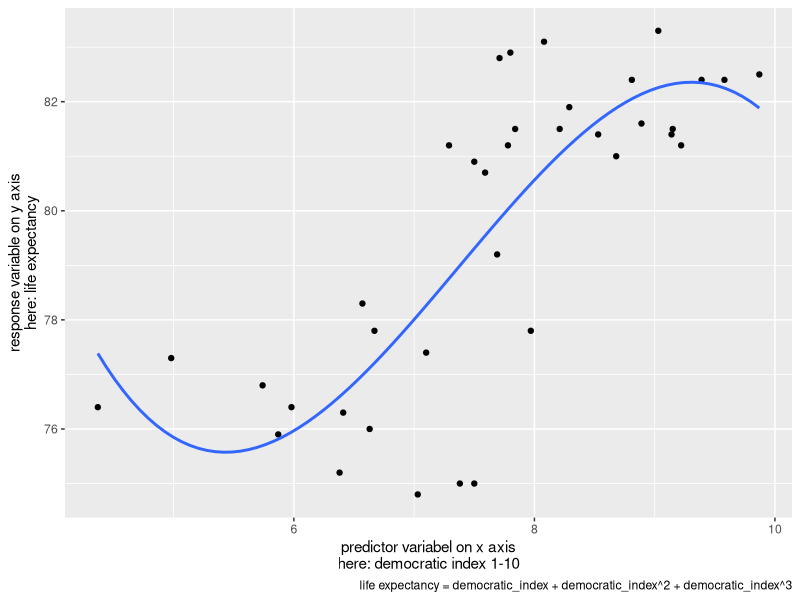
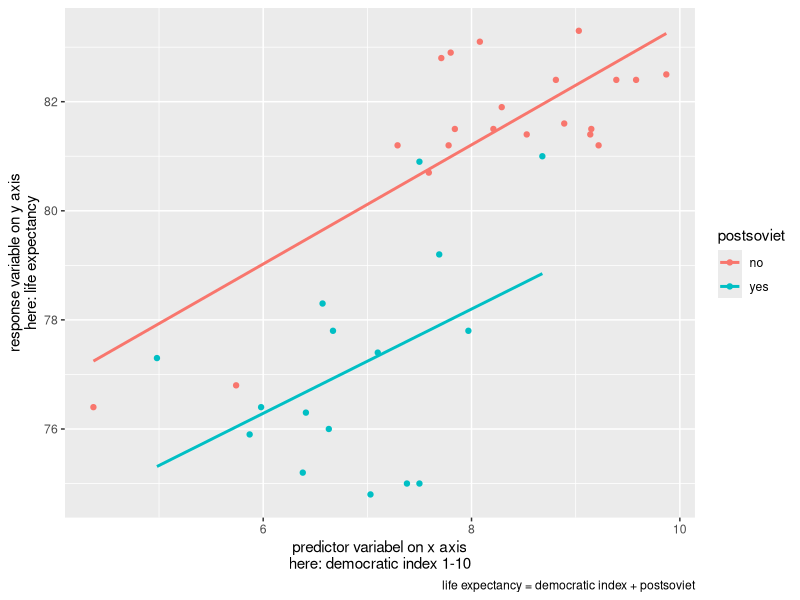
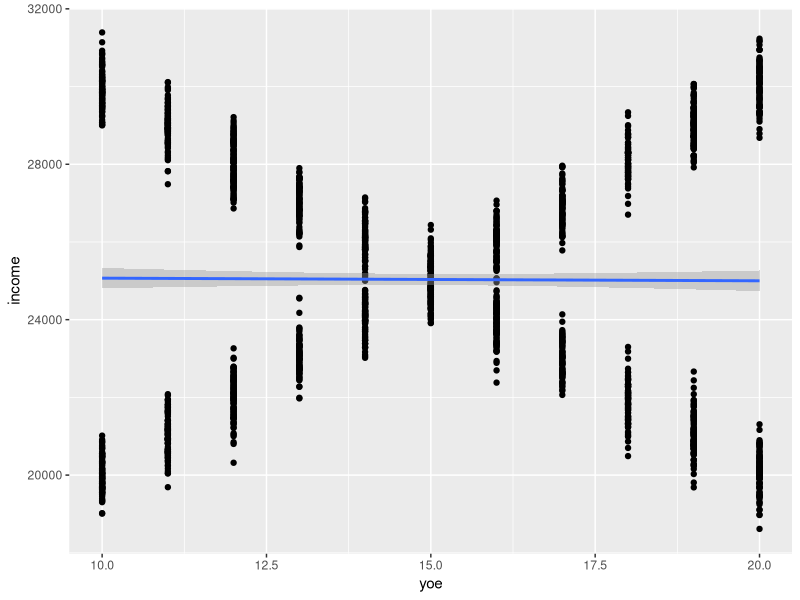
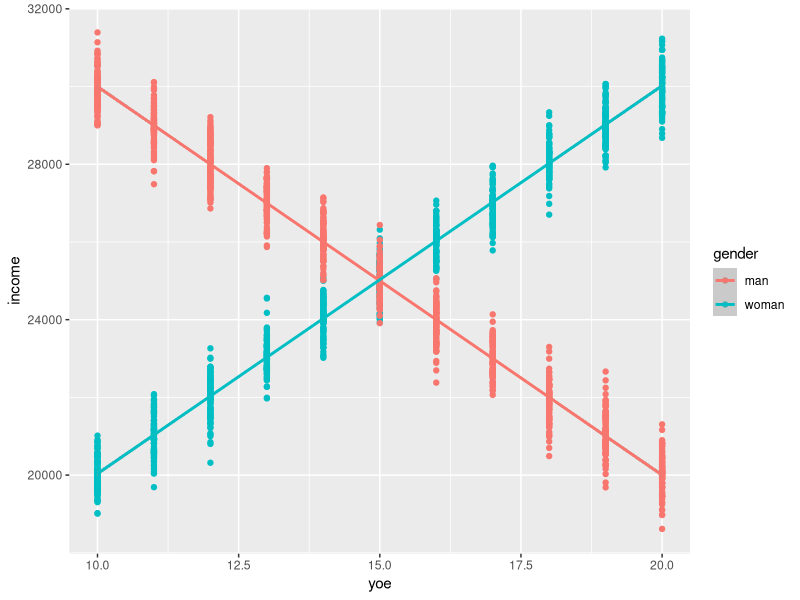

Write R code to recreate these figures, in order.
## ---- chunk 1
knitr::opts_chunk$set(echo = TRUE, warning = FALSE, message = FALSE)

## ---- chunk 2
library(tidyverse)
library(patchwork)
library(here)


countries <- read.csv(here("data", "countries.csv"))
## ---- chunk 3

countries %>%
  ggplot(aes(x= dem_index, y = life_exp)) +
  geom_point()+
  geom_smooth(method = "lm", se = FALSE, formula = y ~ poly(x,3)) +
  labs(x = "predictor variabel on x axis\nhere: democratic index 1-10",
       y = "response variable on y axis\nhere: life expectancy",
       caption = "life expectancy = democratic_index + democratic_index^2 + democratic_index^3")
## ---- chunk 4

countries %>%
  ggplot(aes(x= dem_index, y = life_exp, color = postsoviet)) +
  geom_point()+
  geom_smooth(method = "lm", se = FALSE, formula = y ~ x) +
  labs(x = "predictor variabel on x axis\nhere: democratic index 1-10",
       y = "response variable on y axis\nhere: life expectancy",
       caption = "life expectancy = democratic index + postsoviet")

## ---- chunk 5

fit1 <- lm(life_exp ~ dem_index + uni_prc, data = countries)
summary (fit1)
## ---- chunk 6

fit2 <- lm(scale(life_exp) ~ scale(dem_index) + scale(uni_prc), data = countries)
summary (fit2)
## ---- chunk 7

# gender - simulate 1000 women and 1000 men
gender <- c(rep("woman", 1000), rep("man", 1000))
# save total number of observations
n <- length(gender)
# generate years of education
set.seed(42)
yoe <- sample(10:20, n, replace = TRUE)

# generate income
# income for women
intercept_w <- 10000
beta_yoe_w <- 1000
sigma_w <- 500
income_w <- intercept_w + beta_yoe_w*yoe[1:(n/2)] + sigma_w*rnorm(n/2)

# income for men
intercept_m <- 40000
beta_yoe_m <- -1000
sigma_m <- 500
income_m <- intercept_m + beta_yoe_m*yoe[((n/2)+1):n] + sigma_m*rnorm(n/2)

income <- c(income_w, income_m)

# bind to data frame

df <- data.frame(gender, yoe, income)
## ---- chunk 8
fit1 <- lm(income ~ yoe + gender, data = df)
summary(fit1)
## ---- chunk 9
df %>% ggplot(aes(y = income, x = yoe)) + geom_point() + geom_smooth(method = "lm")
## ---- chunk 10
df %>% ggplot(aes(y = income, x = yoe, color = gender)) +
  geom_point() +
  geom_smooth(method = "lm")
## ---- chunk 11

fit2 <- lm(income ~ yoe*gender, data = df)
summary(fit2)

## ---- chunk 12

# center predictors
df <- 
  df %>% mutate(yoe_c = yoe - mean(yoe),
                gender_w = ifelse(gender == "woman", 1, 0),
                gender_c = gender_w - mean(gender_w))

# run model
fit3 <- lm(income ~ yoe_c*gender_c, data = df)
summary(fit3)
